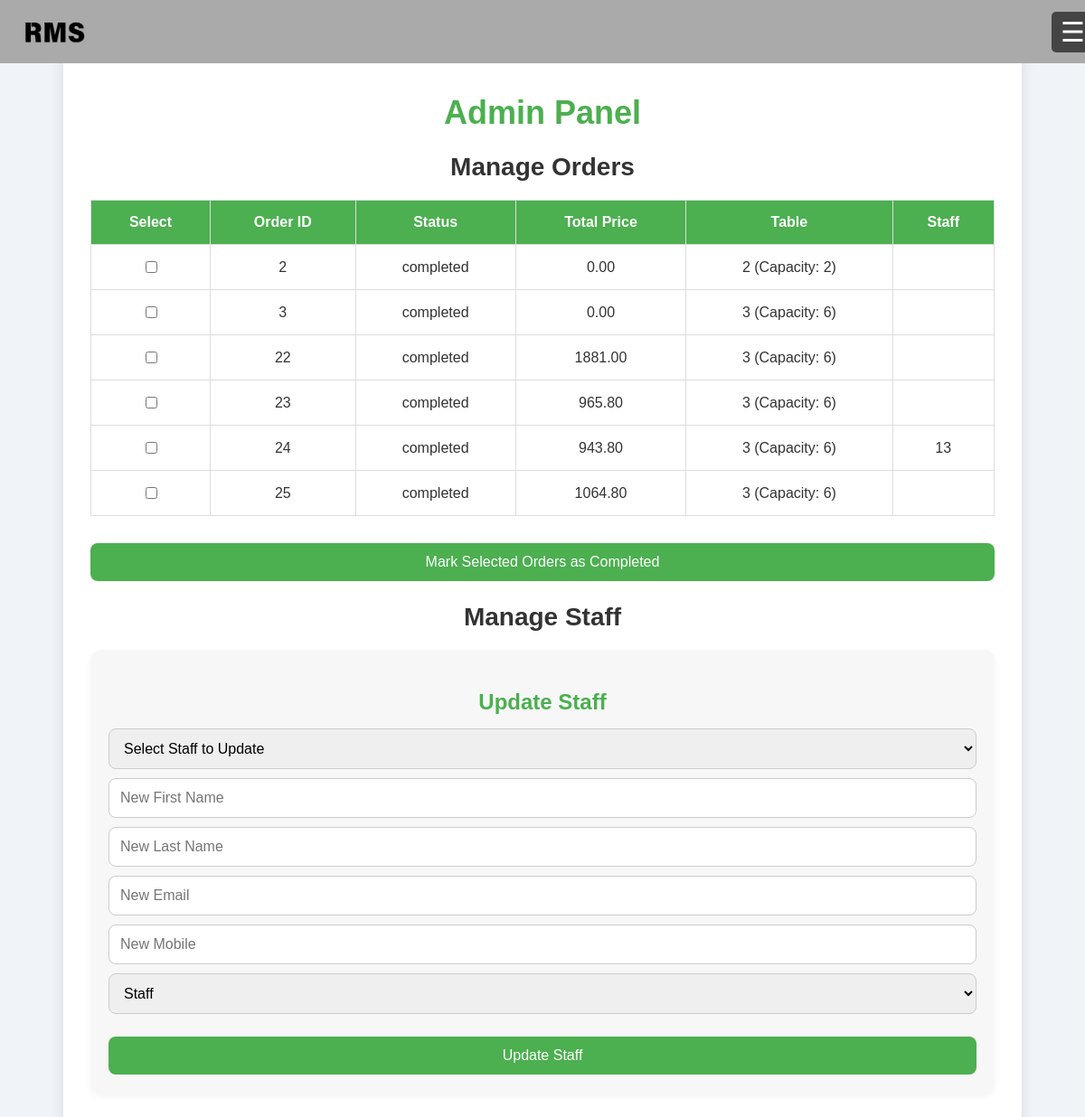
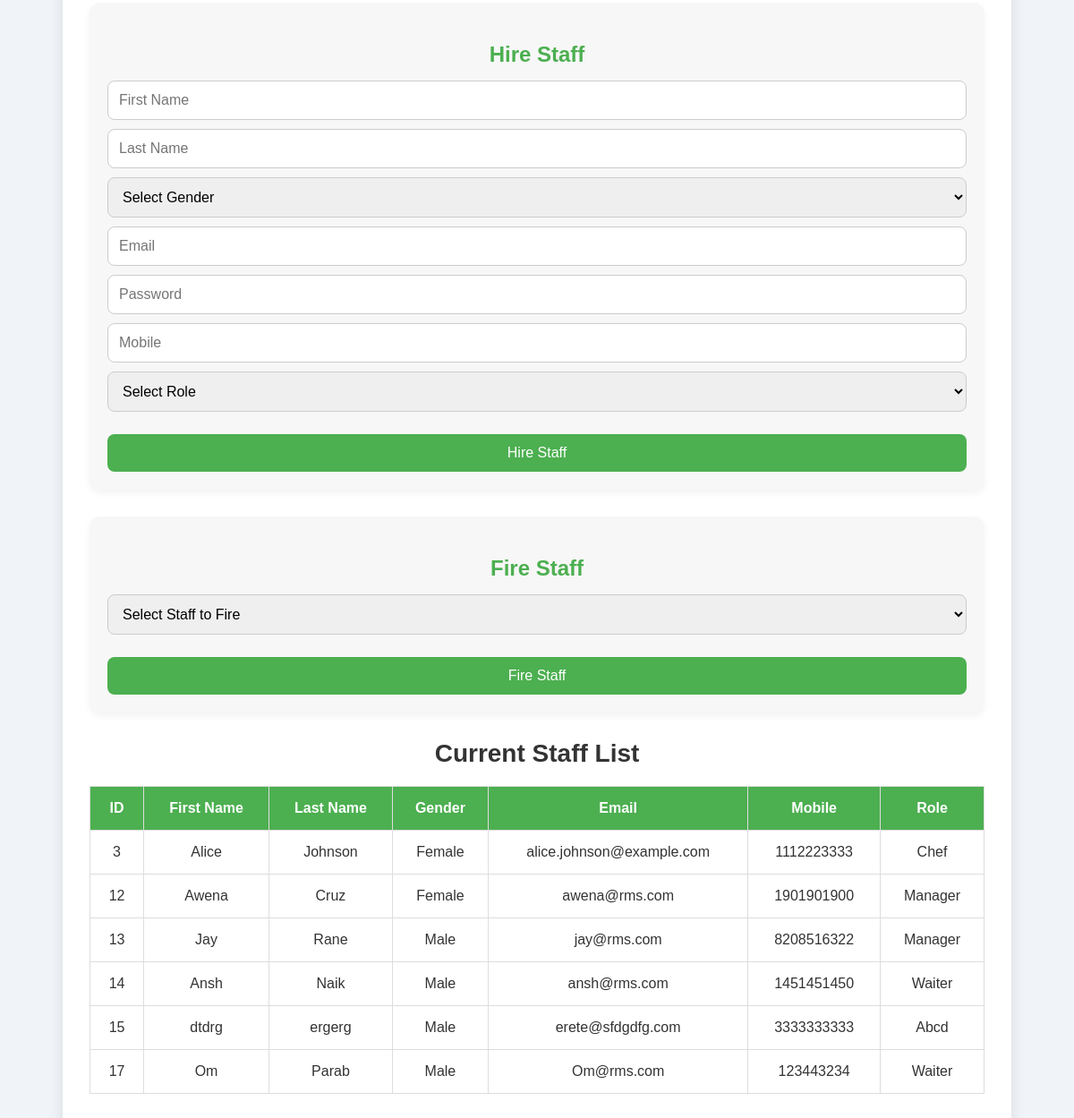
The page /pages/admin.php (signed in) on the database its author committed (2 pictures, top to bottom).
### tables this page shows
CREATE TABLE `orders` (
  `order_id` int(11) NOT NULL,
  `TAX` int(11) DEFAULT NULL,
  `order_status` char(100) NOT NULL,
  `order_date` date DEFAULT current_timestamp(),
  `table_id` int(11) DEFAULT NULL,
  `staff_id` int(11) DEFAULT NULL,
  `total_price` decimal(10,2) NOT NULL
);

CREATE TABLE `table_info` (
  `table_id` int(11) NOT NULL,
  `staff_id` int(11) DEFAULT NULL,
  `table_status` varchar(100) NOT NULL,
  `table_capacity` int(11) DEFAULT NULL
);

CREATE TABLE `staff` (
  `id` int(11) NOT NULL,
  `fname` varchar(50) NOT NULL,
  `lname` varchar(50) NOT NULL,
  `gender` varchar(50) NOT NULL,
  `email` varchar(255) NOT NULL,
  `passwords` varchar(255) NOT NULL,
  `mobile` varchar(15) NOT NULL,
  `a_date` date DEFAULT curdate(),
  `role` varchar(100) DEFAULT NULL
);

### pages/admin.php (the view, shortened to what this page needs)
<?php
include '../includes/navbar.php';
include '../includes/database.php';
$orders = [];
$order_query = $conn->query("SELECT o.order_id, o.order_status, o.total_price, ti.table_id, ti.table_capacity, o.staff_id FROM orders o INNER JOIN table_info ti ON o.table_id = ti.table_id");
while ($row = $order_query->fetch_assoc()) {
    $orders[] = $row;
}
$staff = [];
$staff_query = $conn->query("SELECT id, fname, lname, gender, email, mobile, role FROM staff WHERE role != 'admin'");
while ($row = $staff_query->fetch_assoc()) {
    $staff[] = $row;
}
?>
<!DOCTYPE html>
<html lang="en">
<head>
</head>
<body>
    <div class="admin-container">
        <h1>Admin Panel</h1>
        <h2>Manage Orders</h2>
        <form method="POST" action="admin.php">
            <table>
                <thead>
                    <tr>
                        <th>Select</th>
                        <th>Order ID</th>
                        <th>Status</th>
                        <th>Total Price</th>
                        <th>Table</th>
                        <th>Staff</th>
                    </tr>
                </thead>
                <tbody>
                    <?php foreach ($orders as $order): ?>
                        <tr>
                            <td><input type="checkbox" name="order_ids[]" value="<?= $order['order_id'] ?>"></td>
                            <td><?= $order['order_id'] ?></td>
                            <td><?= $order['order_status'] ?></td>
                            <td><?= $order['total_price'] ?></td>
                            <td><?= $order['table_id'] ?> (Capacity: <?= $order['table_capacity'] ?>)</td>
                            <td><?= $order['staff_id'] ?></td>
                        </tr>
                    <?php endforeach; ?>
                </tbody>
            </table>
            <button type="submit" name="update_orders" class="button">Mark Selected Orders as Completed</button>
        </form>
        <h2>Manage Staff</h2>
        <form method="POST" action="admin.php" class="manage-staff-form" id="updateStaffForm">
            <h3>Update Staff</h3>
            <select name="staff_id" class="form-input" id="staffSelect" required>
                <option value="" disabled selected>Select Staff to Update</option>
            </select>
            <input type="text" name="new_fname" class="form-input" id="new_fname" placeholder="New First Name" required>
            <input type="text" name="new_lname" class="form-input" id="new_lname" placeholder="New Last Name" required>
            <input type="email" name="new_email" class="form-input" id="new_email" placeholder="New Email" required>
            <input type="text" name="new_mobile" class="form-input" id="new_mobile" placeholder="New Mobile" required>
            <select name="new_role" class="form-input" id="new_role" required>
                <option value="staff">Staff</option>
            </select>
            <button type="submit" name="update_staff" class="button">Update Staff</button>
        </form>
        <form method="POST" action="admin.php" class="manage-staff-form">
            <h3>Hire Staff</h3>
            <input type="text" name="fname" class="form-input" placeholder="First Name" required>
            <input type="text" name="lname" class="form-input" placeholder="Last Name" required>
            <select name="gender" class="form-input" required>
                <option value="" disabled selected>Select Gender</option>
            </select>
            <input type="email" name="email" class="form-input" placeholder="Email" required>
            <input type="password" name="passwords" class="form-input" placeholder="Password" required>
            <input type="text" name="mobile" class="form-input" placeholder="Mobile" required>
            <select name="role" class="form-input" required>
                <option value="" disabled selected>Select Role</option>
            </select>
            <button type="submit" name="manage_staff" value="hire" class="button">Hire Staff</button>
        </form>
        <form method="POST" action="admin.php" class="manage-staff-form">
            <h3>Fire Staff</h3>
            <select name="staff_id" class="form-input" required>
                <option value="" disabled selected>Select Staff to Fire</option>
            </select>
            <button type="submit" name="manage_staff" value="fire" class="button">Fire Staff</button>
        </form>
        <h2>Current Staff List</h2>
        <table>
            <thead>
                <tr>
                    <th>ID</th>
                    <th>First Name</th>
                    <th>Last Name</th>
                    <th>Gender</th>
                    <th>Email</th>
                    <th>Mobile</th>
                    <th>Role</th>
                </tr>
            </thead>
            <tbody>
                <?php foreach ($staff as $person): ?>
                    <tr>
                        <td><?= $person['id'] ?></td>
                        <td><?= $person['fname'] ?></td>
                        <td><?= $person['lname'] ?></td>
                        <td><?= ucfirst($person['gender']) ?></td>
                        <td><?= $person['email'] ?></td>
                        <td><?= $person['mobile'] ?></td>
                        <td><?= ucfirst($person['role']) ?></td>
                    </tr>
                <?php endforeach; ?>
            </tbody>
        </table>
    </div>
</body>
</html>

### includes/navbar.php (shortened to what this page needs)
<nav>
    <div class="logo">
        <a href="../pages/login.php"><img src="../IMG/logo.png" alt="Logo"></a>
    </div>
    <div class="hamburger" onclick="openNav()">&#9776;</div>
</nav>

### includes/navbar.php (style rules this page uses)
nav { background-color: #AAA; padding: 10px; display: flex; justify-content: space-between; align-items: center; position: fixed; top: 0; width: 100%; z-index: 1000; }
.logo img { height: 50px; width: auto; }
.hamburger { font-size: 30px; cursor: pointer; color: white; background-color: #444; padding: 5px 10px; border-radius: 5px; }
body { padding-top: 60px; }

### pages/admin.php (style rules this page uses)
body { font-family: 'Poppins', sans-serif; margin: 0; padding: 0; background-color: #f0f4f8; background-image: url('../IMG/background.jpg'); background-size: cover; background-position: center; background-attachment: fixed; color: #333; }
.admin-container { max-width: 1000px; margin: 50px auto; padding: 30px; background: rgba(255, 255, 255, 0.95); border-radius: 12px; box-shadow: 0 8px 15px rgba(0, 0, 0, 0.1); }
h1, h2, h3 { text-align: center; color: #333; margin-bottom: 20px; }
h1 { font-size: 36px; color: #4CAF50; }
h2 { font-size: 28px; }
table { width: 100%; border-collapse: collapse; margin-bottom: 30px; }
th, td { padding: 15px; border: 1px solid #ddd; text-align: center; font-size: 16px; }
th { background-color: #4CAF50; color: white; }
td { background-color: #fff; }
tr:nth-child(even) { background-color: #f2f2f2; }
.button { padding: 12px 20px; background-color: #4CAF50; color: white; border: none; border-radius: 8px; font-size: 16px; cursor: pointer; transition: background-color 0.3s ease; display: block; width: 100%; margin-top: 15px; text-align: center; }
.form-input, select { margin-bottom: 10px; width: 100%; padding: 12px; border: 1px solid #ccc; border-radius: 8px; font-size: 16px; }
.manage-staff-form { background-color: #f7f7f7; padding: 20px; border-radius: 12px; box-shadow: 0 4px 8px rgba(0, 0, 0, 0.05); margin-bottom: 30px; }
.manage-staff-form h3 { font-size: 24px; color: #4CAF50; margin-bottom: 15px; }

### rows shown on the page
orders: order_id "2", order_status "completed", total_price "0.00", table.table_id "2", table.table_capacity "2"
orders: order_id "3", order_status "completed", total_price "0.00", table.table_id "3", table.table_capacity "6"
orders: order_id "22", order_status "completed", total_price "1881.00", table.table_id "3", table.table_capacity "6"
orders: order_id "23", order_status "completed", total_price "965.80", table.table_id "3", table.table_capacity "6"
orders: order_id "24", order_status "completed", total_price "943.80", table.table_id "3", table.table_capacity "6", staff "13"
orders: order_id "25", order_status "completed", total_price "1064.80", table.table_id "3", table.table_capacity "6"
staff: id "3", fname "Alice", lname "Johnson", gender "Female", email "alice.johnson@example.com", mobile "1112223333", role "Chef"
staff: id "12", fname "Awena", lname "Cruz", gender "Female", email "awena@rms.com", mobile "1901901900", role "Manager"
staff: id "13", fname "Jay", lname "Rane", gender "Male", email "jay@rms.com", mobile "8208516322", role "Manager"
staff: id "14", fname "Ansh", lname "Naik", gender "Male", email "ansh@rms.com", mobile "1451451450", role "Waiter"
staff: id "15", fname "dtdrg", lname "ergerg", gender "Male", email "erete@sfdgdfg.com", mobile "3333333333", role "Abcd"
staff: id "17", fname "Om", lname "Parab", gender "Male", email "Om@rms.com", mobile "123443234", role "Waiter"
